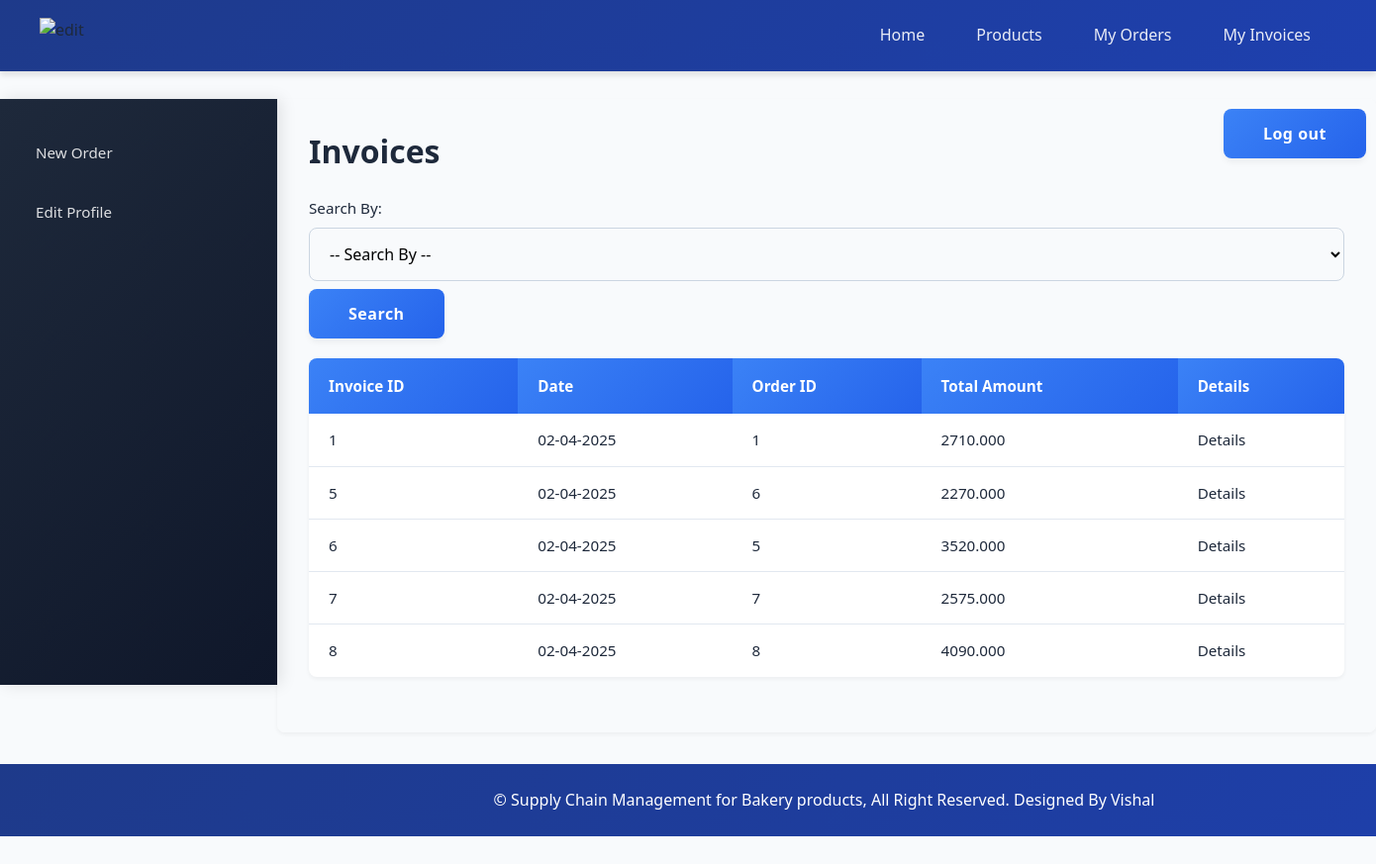
Page /retailer/view_my_invoices.php (signed in) on the committed database.
### tables this page shows
CREATE TABLE `invoice` (
  `invoice_id` int(11) NOT NULL,
  `order_id` int(11) NOT NULL,
  `retailer_id` int(11) NOT NULL,
  `dist_id` int(11) NOT NULL,
  `date` date NOT NULL,
  `total_amount` decimal(10,3) NOT NULL,
  `comments` text DEFAULT NULL
);

### retailer/view_my_invoices.php (the view, shortened to what this page needs)
<?php
	require("../includes/config.php");
		if(isset($_SESSION['retailer_login'])) {
			$error = "";
			$retailer_id = $_SESSION['retailer_id'];
			if($_SERVER['REQUEST_METHOD'] == "POST") {
				if(isset($_POST['cmbFilter'])) {
					if(!empty($_POST['txtInvoiceId'])) {
						$result = validate_number($_POST['txtInvoiceId']);
						if($result == 1) {
							$invoice_id = $_POST['txtInvoiceId'];
							$query_selectInvoice = "SELECT * FROM invoice,retailer,area WHERE invoice.retailer_id=retailer.retailer_id AND retailer.area_id=area.area_id AND invoice_id='$invoice_id' AND invoice.retailer_id='$retailer_id'";
							$result_selectInvoice = mysqli_query($con,$query_selectInvoice);
							$row_selectInvoice = mysqli_fetch_array($result_selectInvoice);
							if(empty($row_selectInvoice)){
							   $error = "* No invoice was found with this ID";
							}
							else {
								mysqli_data_seek($result_selectInvoice,0);
							}
						}
						else {
							$error = "* Invalid ID";
						}
					}
					else if(!empty($_POST['txtOrderId'])) {
						$result = validate_number($_POST['txtOrderId']);
						if($result == 1) {
							$order_id = $_POST['txtOrderId'];
							$query_selectInvoice = "SELECT * FROM invoice,retailer,area WHERE invoice.retailer_id=retailer.retailer_id AND retailer.area_id=area.area_id AND order_id='$order_id' AND invoice.retailer_id='$retailer_id'";
							$result_selectInvoice = mysqli_query($con,$query_selectInvoice);
							$row_selectInvoice = mysqli_fetch_array($result_selectInvoice);
							if(empty($row_selectInvoice)){
							   $error = "* No invoice was found with this ID";
							}
							else {
								mysqli_data_seek($result_selectInvoice,0);
							}
						}
						else {
							$error = "* Invalid ID";
						}
					}
					else if(!empty($_POST['txtDate'])) {
						$date = $_POST['txtDate'];
						$query_selectInvoice = "SELECT * FROM invoice,retailer,area WHERE invoice.retailer_id=retailer.retailer_id AND retailer.area_id=area.area_id AND invoice.date='$date' AND invoice.retailer_id='$retailer_id'";
						$result_selectInvoice = mysqli_query($con,$query_selectInvoice);
						$row_selectInvoice = mysqli_fetch_array($result_selectInvoice);
						if(empty($row_selectInvoice)){
						   $error = "* No invoice was found with the selected Date";
						}
						else {
							mysqli_data_seek($result_selectInvoice,0);
						}
					}
					else {
						$error = "* Please enter the data to search for.";
					}
				}
				else {
					$error = "Please choose an option to search for.";
				}
			}
			else {
				$query_selectInvoice = "SELECT * FROM invoice,retailer,area WHERE invoice.retailer_id=retailer.retailer_id AND retailer.area_id=area.area_id AND invoice.retailer_id='$retailer_id'";
				$result_selectInvoice = mysqli_query($con,$query_selectInvoice);
			}
		}
		else {
			header('Location:../index.php');
		}
?>
<!DOCTYPE html>
<html>
<head>
	<link rel="stylesheet" href="../includes/main_style.css" >
	<link rel="stylesheet" href="css/smoothness/jquery-ui.css">
</head>
<body>
	<?php
		include("../includes/nav_retailer.inc.php");
		include("../includes/aside_retailer.inc.php");
	?>
	<section>
		<h1>Invoices</h1>
		<form action="" method="POST" class="form">
		Search By:
		<div class="input-box">
		<select name="cmbFilter" id="cmbFilter">
		<option value="" disabled selected>-- Search By --</option>
		</select>
		</div>
		<input type="submit" class="submit_button" value="Search" /> <span class="error_message"> <?php echo $error; ?> </span>
		</form>
		<form action="" method="POST" class="form">
		<table class="table_displayData" style="margin-top:20px;">
			<tr>
				<th> Invoice ID </th>
				<th> Date </th>
				<th> Order ID </th>
				<th> Total Amount </th>
				<th> Details </th>
			</tr>
			<?php while($row_selectInvoice = mysqli_fetch_array($result_selectInvoice)) { ?>
			<tr>
				<td> <?php echo $row_selectInvoice['invoice_id']; ?> </td>
				<td> <?php echo date("d-m-Y",strtotime($row_selectInvoice['date'])); ?> </td>
				<td> <?php echo $row_selectInvoice['order_id']; ?> </td>
				<td> <?php echo $row_selectInvoice['total_amount']; ?> </td>
				<td> <a href="view_invoice_items.php?id=<?php echo $row_selectInvoice['invoice_id']; ?>">Details</a> </td>
			</tr>
			<?php } ?>
		</table>
		</form>
	</section>
	<?php
		include("../includes/footer.inc.php");
	?>
</body>
</html>

### includes/main_style.css (style rules this page uses)
* { font-family: 'Segoe UI', Roboto, -apple-system, sans-serif; margin: 0; padding: 0; box-sizing: border-box; }
body { margin: auto; background-color: #f8fafc; color: #1e293b; line-height: 1.6; }
a { text-decoration: none; color: inherit; }
.input-box { width: 100%; margin: 0.5rem 0; position: relative; }
.input-box input, .input-box textarea, .input-box select { width: 100%; padding: 0.875rem 1rem; border: 1px solid #cbd5e1; border-radius: 8px; font-size: 1rem; transition: all 0.3s cubic-bezier(0.4, 0, 0.2, 1); background-color: #f8fafc; }
.submit_button { font-size: 1rem; padding: 0.875rem 2.5rem; background: linear-gradient(135deg, #3b82f6 0%, #2563eb 100%); border: none; border-radius: 8px; color: white; cursor: pointer; transition: all 0.3s cubic-bezier(0.4, 0, 0.2, 1); font-weight: 600; letter-spacing: 0.5px; box-shadow: 0 4px 6px rgba(0, 0, 0, 0.05); }
body { margin-left: 280px; min-height: 100vh; margin-top: 100px; overflow-x: hidden; }
section { max-width: 1200px; width: 100%; padding: 2rem; margin: 0 auto; }
section h1 { margin: 0 0 1.5rem; font-weight: 700; color: #1e293b; font-size: 2rem; line-height: 1.3; }
table { border-collapse: separate; border-spacing: 0; width: 100%; margin: 1.5rem 0; font-size: 0.95rem; background: white; border-radius: 8px; overflow: hidden; box-shadow: 0 2px 4px rgba(0, 0, 0, 0.05); }
.table_displayData th { background: linear-gradient(135deg, #3b82f6 0%, #2563eb 100%); color: white; padding: 1rem 1.25rem; font-weight: 600; text-align: left; }
.table_displayData td { padding: 0.875rem 1.25rem; border-bottom: 1px solid #e2e8f0; }
.table_displayData tr:last-child td { border-bottom: none; }

### rows in the picture
invoice: invoice_id "1", date "02-04-2025", order "1", total_amount "2710.000"
invoice: invoice_id "5", date "02-04-2025", order "6", total_amount "2270.000"
invoice: invoice_id "6", date "02-04-2025", order "5", total_amount "3520.000"
invoice: invoice_id "7", date "02-04-2025", order "7", total_amount "2575.000"
invoice: invoice_id "8", date "02-04-2025", order "8", total_amount "4090.000"
